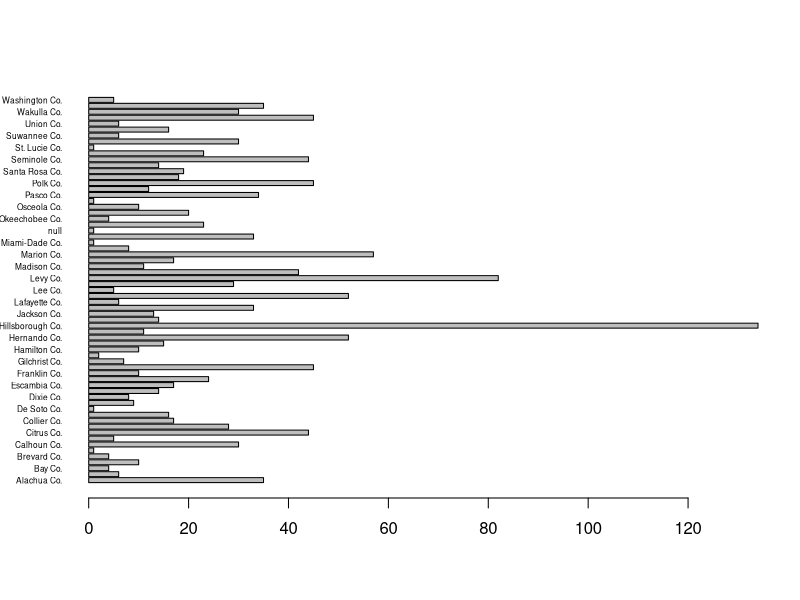
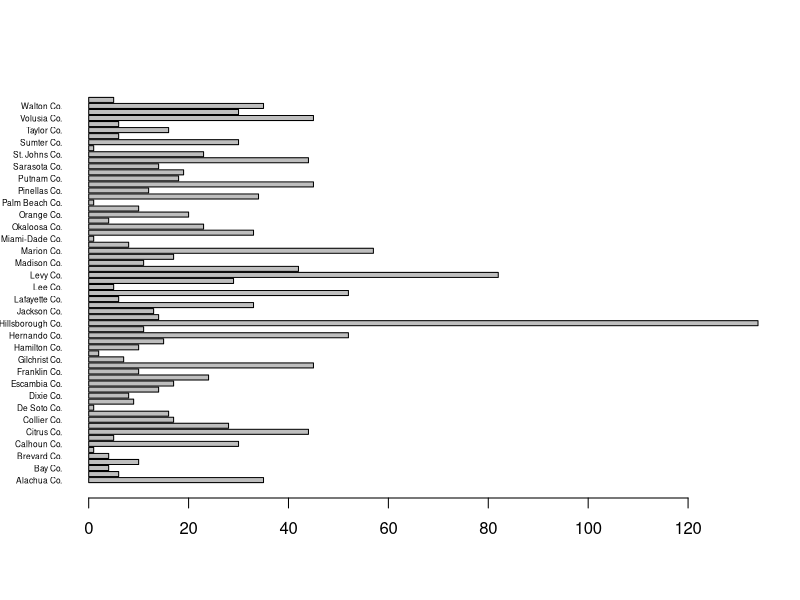
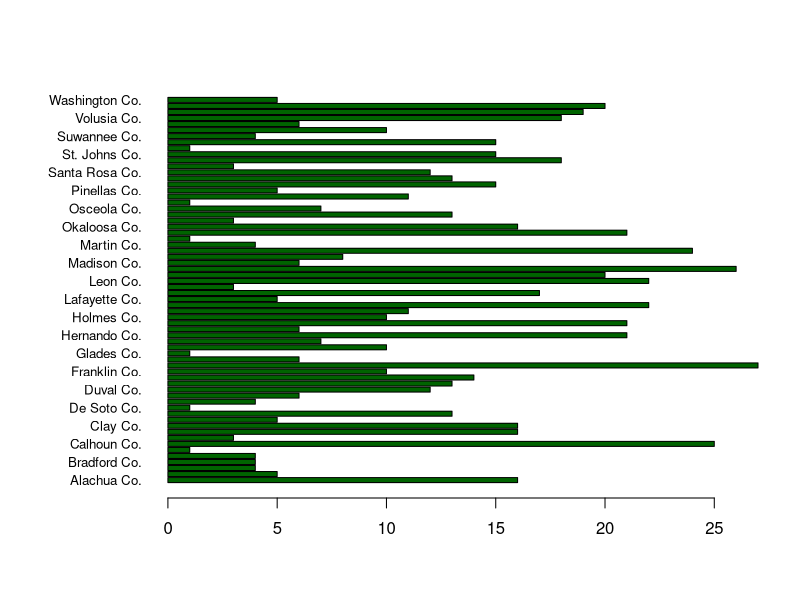
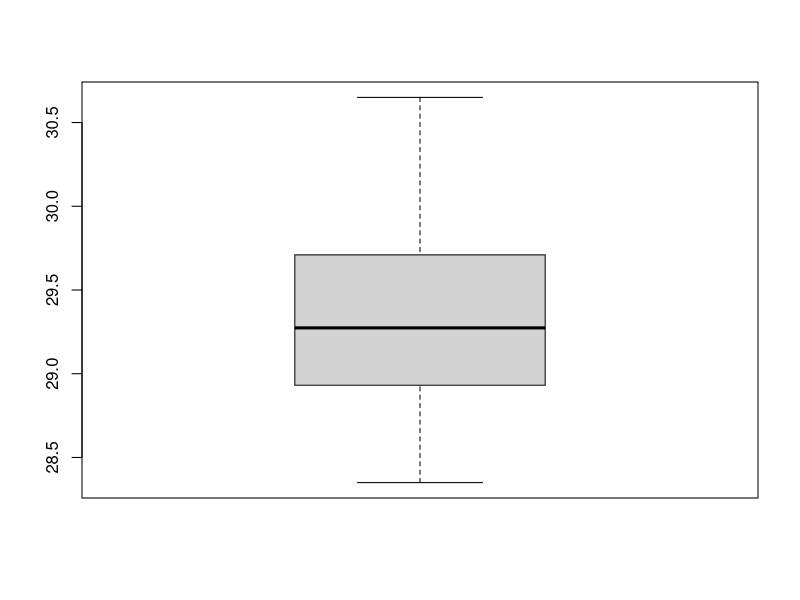
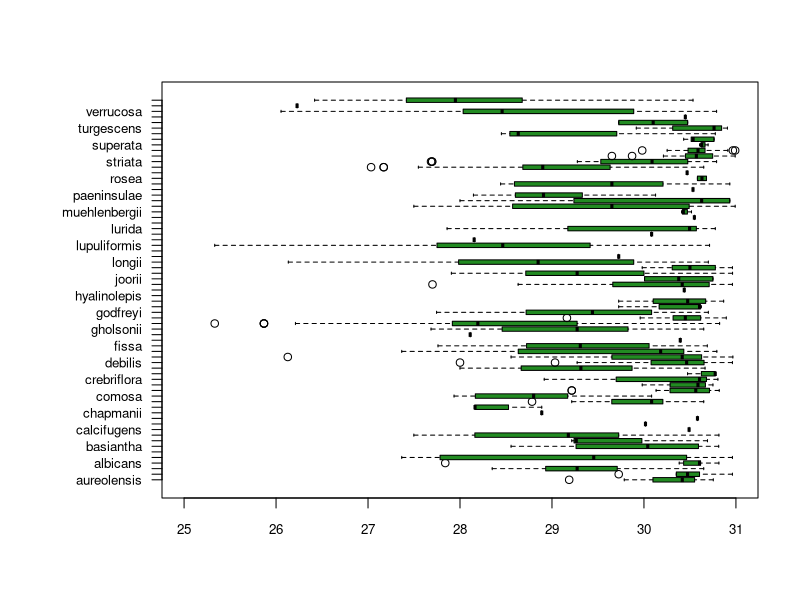
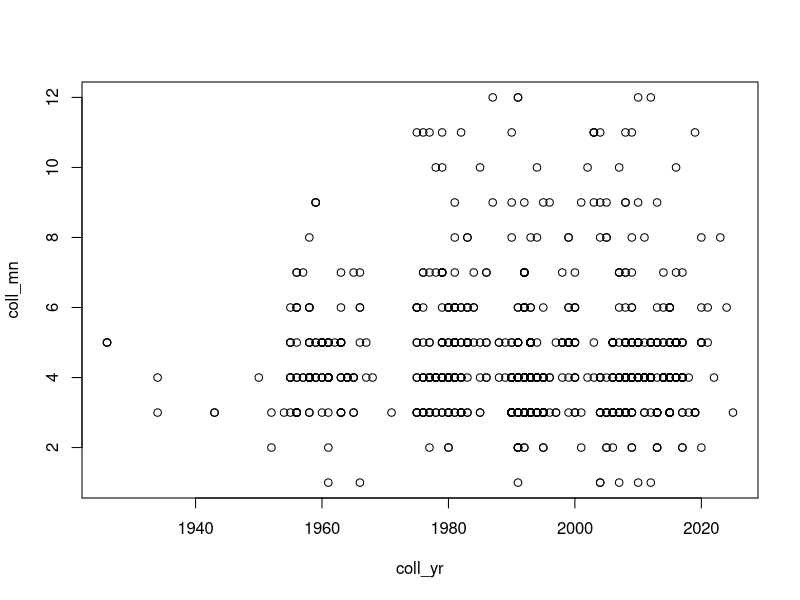
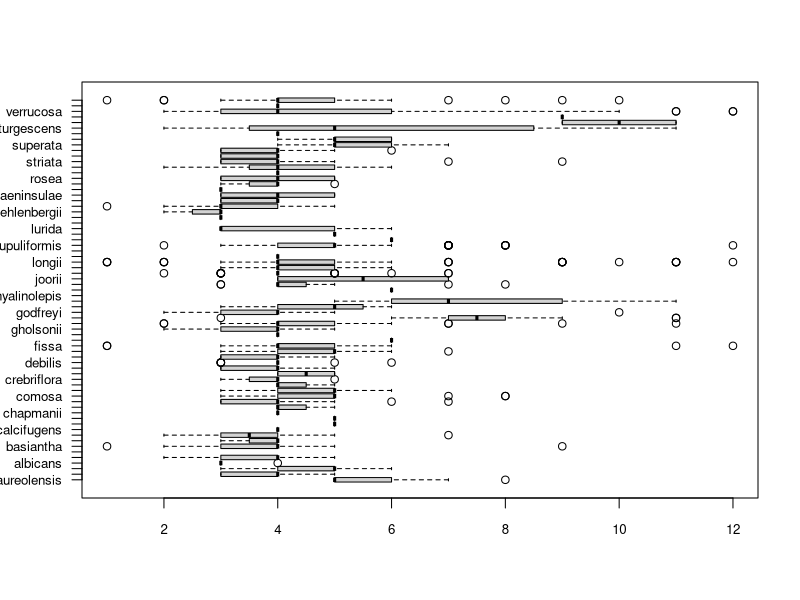

Generate these figures, in order, with R:
#Some R Basics using Atlas of Florida Plants data.

Carex <- read.csv("Carex_FL.csv", header = TRUE)

#Some basic information can be retrieved immediately.

species = unique(Carex$species)

Carex_counties = table(Carex$county)

#We can even do a fast barplot.

barplot(Carex_counties,
        horiz = TRUE,
        las = 1,
        cex.names = 0.5)

#This reveals that we need to do some data cleanup (null county entry).

Carex_clean = Carex[Carex$county != "null",] #We employ some R syntax here to drop null entries.

Carex_counties = table(Carex_clean$county)

barplot(table(Carex_clean$county), #You can fold the table command into the barplot call.
        horiz = TRUE,
        las = 1,
        cex.names = 0.5)

###Optional - clean this plot up a little.

#We can look for which counties have the most individual species.

county_list = sapply(names(Carex_counties), function(x){
  pull = Carex[Carex$county == x,]
  n = unique(pull$species)
})

county_count = lapply(county_list, length)

county_count = as.matrix(county_count)

#Set plot parameters and make barplot

par(mar = c(5, 8, 4, 2) + 0.1)

barplot(t(county_count),
        horiz = TRUE,
        las = 1,
        cex.names = 0.8,
        col = "darkgreen")

par(mar = c(5, 4, 4, 2) + 0.1)

#With great caution we can use some spatial info...

Carex_clean$LatDecL[Carex_clean$species == "verrucosa"]

#It is reading this as characters and includes "null"

Carex_clean = Carex_clean[Carex_clean$LatDecL != "null" & Carex_clean$LongDecL != "null", ]

#Now we make it numeric data.

Carex_clean$LatDecL = as.numeric(Carex_clean$LatDecL)
Carex_clean$LongDecL = as.numeric(Carex_clean$LongDecL)

#Now we can plot it.

boxplot(Carex_clean$LatDecL[Carex_clean$species == "alata"])

#We can look at ranges

Carex_Lats = sapply(species, function(x){
  Carex_clean$LatDecL[Carex_clean$species == x]
})

#Combine these into one matrix

par(mar = c(5, 8, 4, 2) + 0.1)

boxplot(Carex_Lats, 
        horizontal = TRUE, 
        las = 1, 
        cex.axis = 0.8, 
        ylim = c(25,31),
        col = "forestgreen")

par(mar = c(5, 4, 4, 2) + 0.1)

#Let's look at dates.

Carex_clean = Carex_clean[is.na(Carex_clean$Collection.Date) == FALSE | Carex_clean$Collection.Date == "05/15/1976", ]

Carex_dates = Carex_clean$Collection.Date

coll_dates = as.Date(Carex_clean$Collection.Date, tryFormats = c("%m/%d/%Y", "%d %b %Y"))

coll_dates = coll_dates[is.na(coll_dates) == FALSE]
Carex_clean = Carex_clean[is.na(coll_dates) == FALSE, ]

coll_yr = format(coll_dates, format = "%Y")
coll_mn = format(coll_dates, format = "%m")
coll_dy = format(coll_dates, format = "%d")

plot(coll_yr, coll_mn)

sp_bymon = sapply(species, function(x){
  as.numeric(coll_mn[Carex_clean$species == x])
})

boxplot(sp_bymon,
        horizontal = TRUE, 
        las = 1,
        cex.axis = 0.8)
